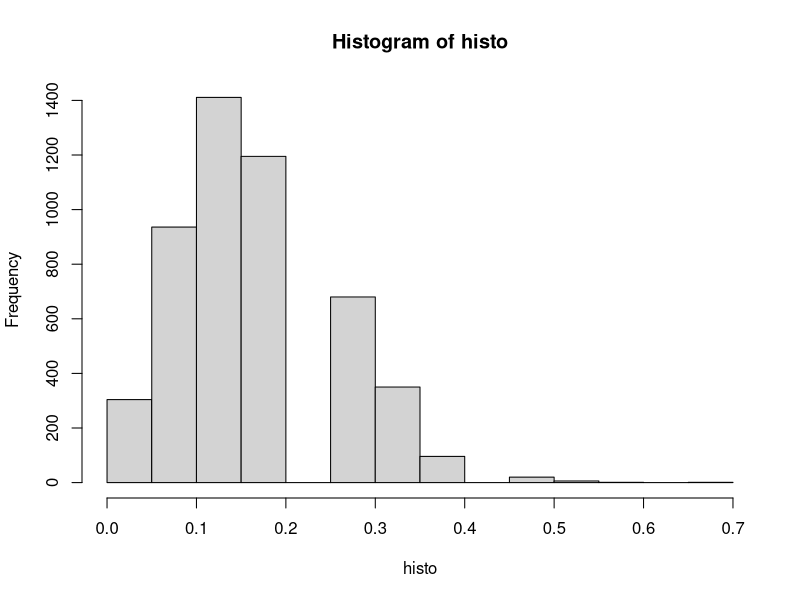
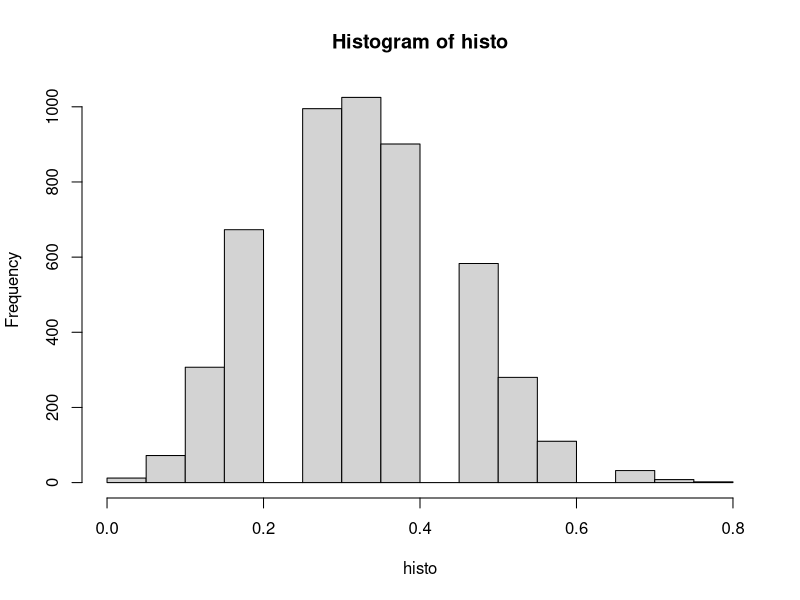
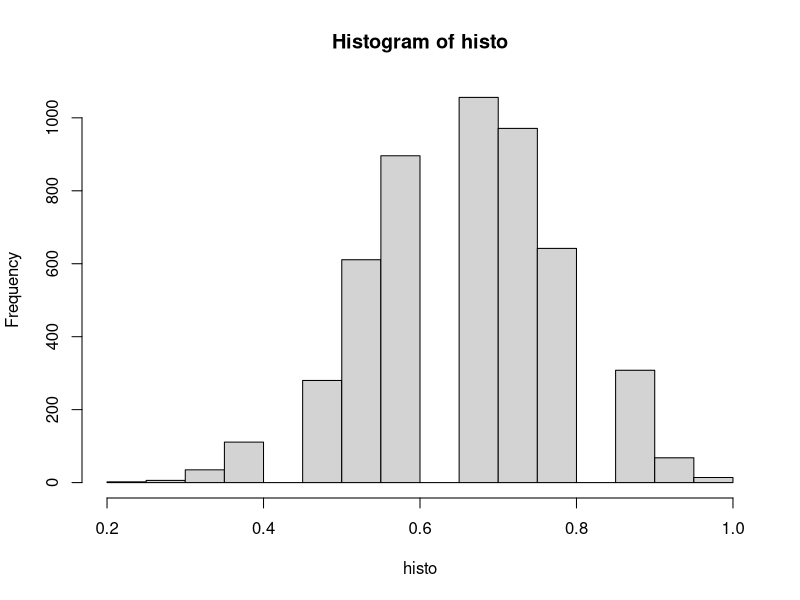
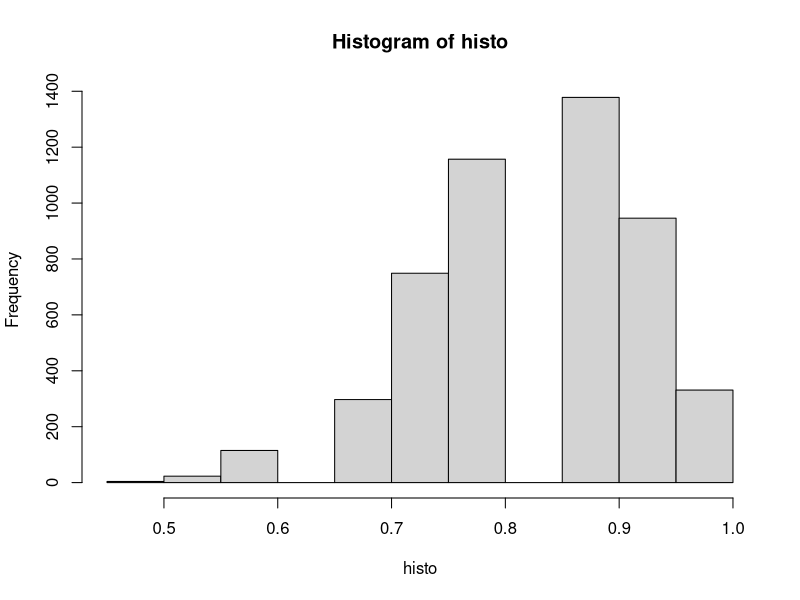

These figures' R source, in order:
## ---- chunk 1
normal_d = c(1,2,3,4,5,6)
boo_d = c(0,0,5,5,7,7)
wario_d = c(0,0,6,6,6,6)
shy_guy_d = c(0,4,4,4,4,4)
## ---- chunk 2
dice_record <- function(dice){
 game = sample(dice,15, replace = TRUE)
 names = 0:10
 result = as.data.frame(table(names))
 for (i in result$names)
   result$Freq[as.integer(i)+1] = sum(game==as.integer(i))
 return(result)
}
## ---- chunk 3
get_frecuency <- function(table, number){
  return(table$Freq[number+1]/15)
}
## ---- chunk 4
bootstrap <- function(dice, number, reps){
  freq = c()
  for (i in 1:reps) {
    game = dice_record(dice)
    freq = append(freq, get_frecuency(game, number))
  }
  return(freq)
}
## ---- chunk 5
histo = bootstrap(normal_d,6,5000)
hist(histo, breaks = 20)
## ---- chunk 6
histo = bootstrap(boo_d,7,5000)
hist(histo, breaks = 20)
## ---- chunk 7
histo = bootstrap(wario_d,6,5000)
hist(histo, breaks = 20)
## ---- chunk 8
histo = bootstrap(shy_guy_d,4,5000)
hist(histo, breaks = 15)
